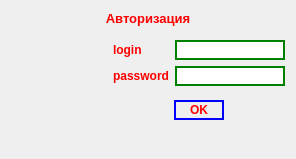
<?xml version="1.0" encoding="UTF-8"?>
<ui version="4.0">
 <class>AuthorizationDialog</class>
 <widget class="QDialog" name="AuthorizationDialog">
  <property name="geometry">
   <rect>
    <x>0</x>
    <y>0</y>
    <width>296</width>
    <height>157</height>
   </rect>
  </property>
  <property name="windowTitle">
   <string>Вход в систему</string>
  </property>
  <property name="styleSheet">
   <string notr="true">color:red;</string>
  </property>
  <layout class="QVBoxLayout" name="verticalLayout_4">
   <item>
    <widget class="QLabel" name="label_3">
     <property name="font">
      <font>
       <pointsize>10</pointsize>
       <weight>75</weight>
       <bold>true</bold>
      </font>
     </property>
     <property name="text">
      <string>Авторизация</string>
     </property>
     <property name="alignment">
      <set>Qt::AlignCenter</set>
     </property>
    </widget>
   </item>
   <item>
    <layout class="QHBoxLayout" name="horizontalLayout_3">
     <item>
      <widget class="QLabel" name="label">
       <property name="sizePolicy">
        <sizepolicy hsizetype="Fixed" vsizetype="Fixed">
         <horstretch>0</horstretch>
         <verstretch>0</verstretch>
        </sizepolicy>
       </property>
       <property name="minimumSize">
        <size>
         <width>96</width>
         <height>96</height>
        </size>
       </property>
       <property name="maximumSize">
        <size>
         <width>96</width>
         <height>96</height>
        </size>
       </property>
       <property name="text">
        <string/>
       </property>
       <property name="pixmap">
        <pixmap resource="resources.qrc">:/images/login96.png</pixmap>
       </property>
      </widget>
     </item>
     <item>
      <layout class="QVBoxLayout" name="verticalLayout_3">
       <item>
        <layout class="QHBoxLayout" name="horizontalLayout_2">
         <item>
          <layout class="QVBoxLayout" name="verticalLayout_2">
           <item>
            <widget class="QLabel" name="llogin">
             <property name="font">
              <font>
               <weight>75</weight>
               <bold>true</bold>
              </font>
             </property>
             <property name="text">
              <string>login</string>
             </property>
            </widget>
           </item>
           <item>
            <widget class="QLabel" name="lpassword">
             <property name="font">
              <font>
               <weight>75</weight>
               <bold>true</bold>
              </font>
             </property>
             <property name="text">
              <string>password</string>
             </property>
            </widget>
           </item>
          </layout>
         </item>
         <item>
          <layout class="QVBoxLayout" name="verticalLayout">
           <item>
            <widget class="QLineEdit" name="login">
             <property name="styleSheet">
              <string notr="true">border:2px solid green;
color:black;</string>
             </property>
             <property name="text">
              <string/>
             </property>
            </widget>
           </item>
           <item>
            <widget class="QLineEdit" name="password">
             <property name="styleSheet">
              <string notr="true">border:2px solid green;
color:black;</string>
             </property>
             <property name="text">
              <string/>
             </property>
            </widget>
           </item>
          </layout>
         </item>
        </layout>
       </item>
       <item>
        <layout class="QHBoxLayout" name="horizontalLayout">
         <item>
          <spacer name="horizontalSpacer">
           <property name="orientation">
            <enum>Qt::Horizontal</enum>
           </property>
           <property name="sizeHint" stdset="0">
            <size>
             <width>40</width>
             <height>20</height>
            </size>
           </property>
          </spacer>
         </item>
         <item>
          <widget class="QPushButton" name="ok">
           <property name="minimumSize">
            <size>
             <width>50</width>
             <height>20</height>
            </size>
           </property>
           <property name="font">
            <font>
             <weight>75</weight>
             <bold>true</bold>
            </font>
           </property>
           <property name="styleSheet">
            <string notr="true">border:2px solid blue;</string>
           </property>
           <property name="text">
            <string>OK</string>
           </property>
          </widget>
         </item>
         <item>
          <spacer name="horizontalSpacer_2">
           <property name="orientation">
            <enum>Qt::Horizontal</enum>
           </property>
           <property name="sizeHint" stdset="0">
            <size>
             <width>40</width>
             <height>20</height>
            </size>
           </property>
          </spacer>
         </item>
        </layout>
       </item>
      </layout>
     </item>
    </layout>
   </item>
   <item>
    <widget class="QLabel" name="error">
     <property name="text">
      <string/>
     </property>
     <property name="alignment">
      <set>Qt::AlignCenter</set>
     </property>
    </widget>
   </item>
  </layout>
 </widget>
 <resources>
  <include location="resources.qrc"/>
 </resources>
 <connections/>
</ui>
